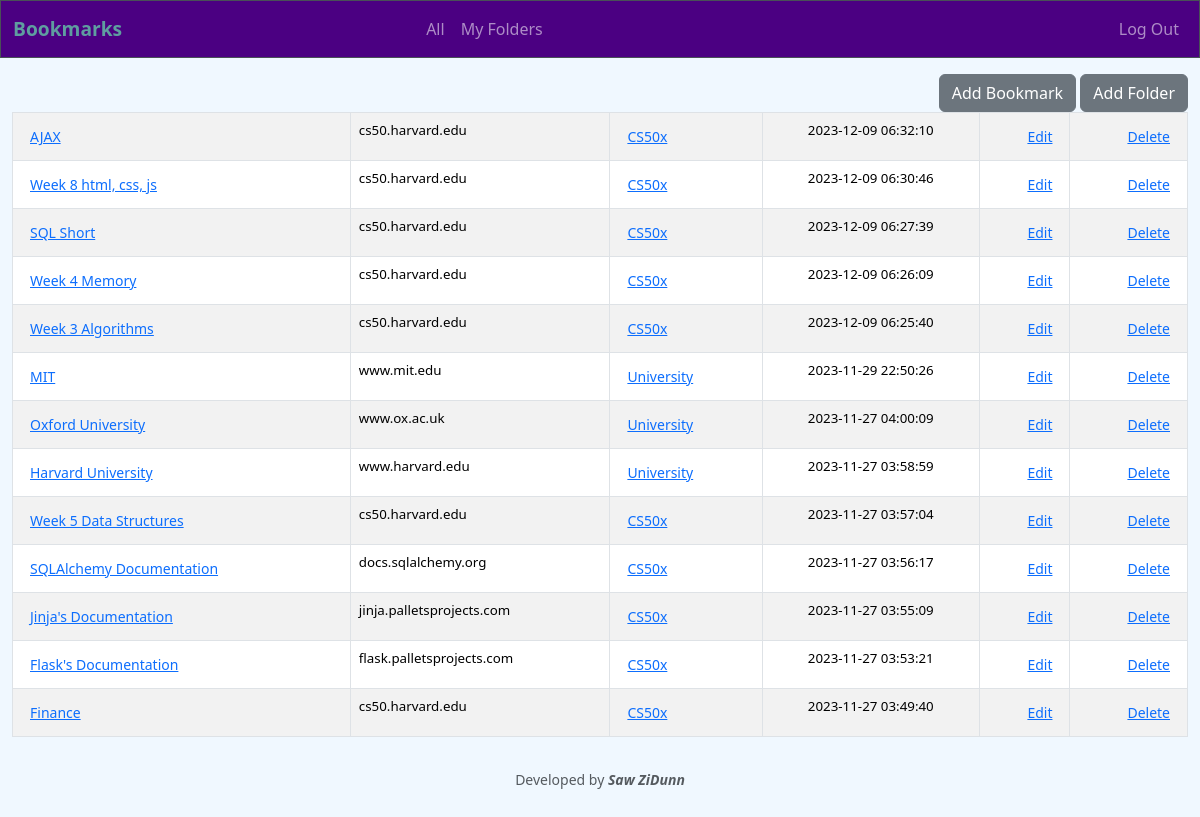
Before: / (signed in) with the older database file.
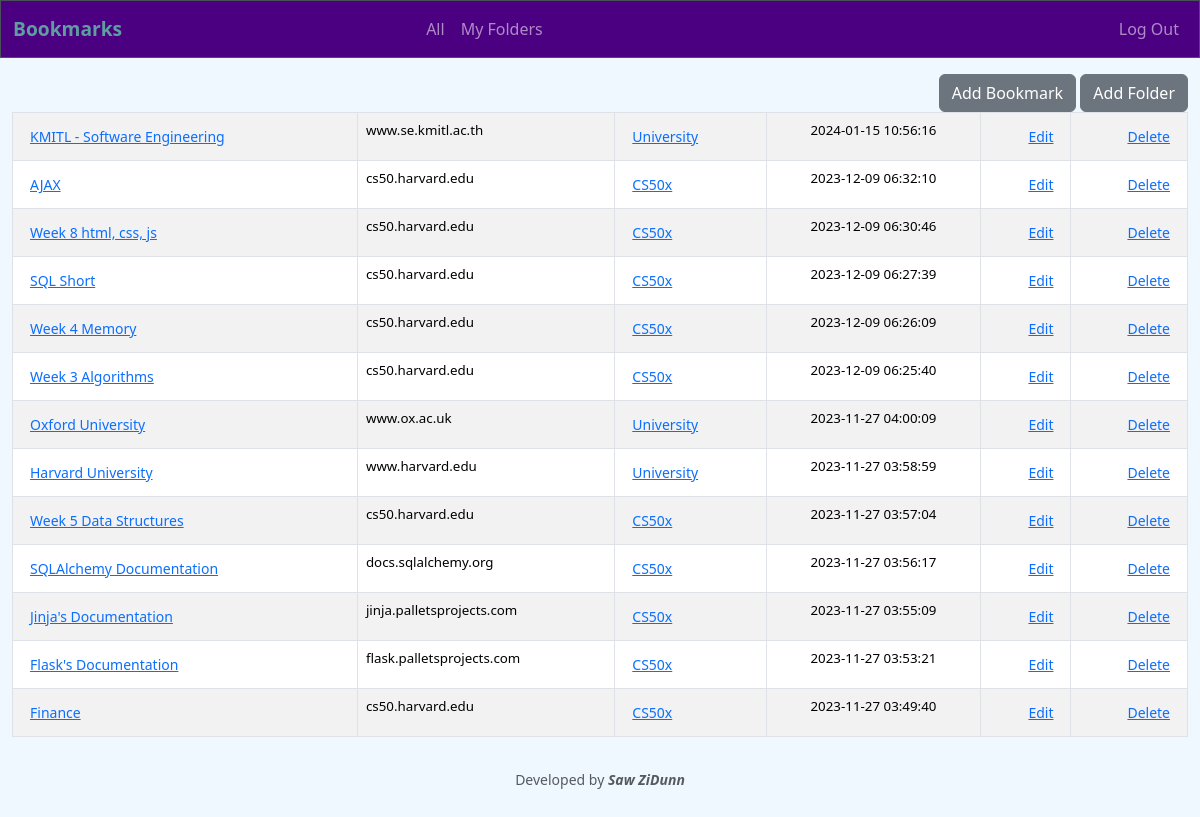
After: the same page with the newer database file.
### tables this page shows
CREATE TABLE bookmarks (
    id INTEGER PRIMARY KEY AUTOINCREMENT NOT NULL,
    name TEXT NOT NULL,
    url TEXT NOT NULL,
    folder_id INTEGER DEFAULT NULL,
    user_id INTEGER NOT NULL,
    time DATETIME NOT NULL,
    FOREIGN KEY (folder_id) REFERENCES folders(id),
    FOREIGN KEY (user_id) REFERENCES users(id)
);

CREATE TABLE folders ( id INTEGER PRIMARY KEY AUTOINCREMENT,
    user_id INTEGER NOT NULL,
    name TEXT NOT NULL,
    time DATETIME NOT NULL,
    FOREIGN KEY (user_id) REFERENCES users(id)
);

### app.py (the view)
@app.route("/", methods=["GET", "POST"])
@login_required
def index():
    bookmarks: list = db.execute(
        "SELECT name, url, id, folder_id, time FROM bookmarks WHERE user_id=? ORDER BY time DESC",
        session["user_id"])
    for dic in bookmarks:
        dic["folder_name"] = db.execute("SELECT name FROM folders WHERE id=? and user_id=?", dic["folder_id"], session["user_id"])[0]["name"]
        del dic['folder_id']
    if request.form.get("specific"):
        bookmarks = [bookmark for bookmark in bookmarks if bookmark["folder_name"] == request.form.get("specific")]
    return render_template("index.html", bookmarks=bookmarks)

### app.py (called while the page is built)
@app.after_request
def after_request(response):
    response.headers["Cache-Control"] = "no-cache, no-store, must-revalidate"
    response.headers["Expires"] = 0
    response.headers["Pragma"] = "no-cache"
    return response

### helpers.py (called while the page is built)
def login_required(f):
    @wraps(f)
    def decorated_function(*args, **kwargs):
        if session.get("user_id") is None:
            return redirect("/login")
        return f(*args, **kwargs)
    return decorated_function

def shorten_url(long_url):
    pattern = re.compile(r'(?:https?://)?([a-zA-Z0-9.-]+)')
    match = pattern.match(long_url)
    base_home_page = match.group(1) if match else None
    return base_home_page

### templates/index.html (shortened to what this page needs)
{% extends "layout.html" %} {% block title %} Index {% endblock %} {% block main
%}
<table class="table table-striped table-bordered" style="font-size: smaller">
    <tbody>
        {% for bookmark in bookmarks %}
        <tr>
            <td class="text-start">
                <button
                    class="btn btn-link btn-sm"
                    onclick="goto('{{ bookmark.url }}')"
                >
                    {{ bookmark.name }}
                </button>
            </td>
            <td class="text-start">{{ bookmark.url|shorten_url }}</td>
            <td class="text-start">
                <form action="/" method="post">
                    <button class="btn btn-link btn-sm" type="submit">
                        {{ bookmark.folder_name }}
                    </button>
                </form>
            </td>
            <td>{{ bookmark.time }}</td>
            <td class="text-end">
                <button
                    type="button"
                    data-bs-toggle="modal"
                    data-bs-target="#edit_bookmark_{{ loop.index }}"
                    class="btn btn-link btn-sm"
                >
                    Edit
                </button>
            </td>
            <td class="text-end">
                <button
                    type="button"
                    data-bs-toggle="modal"
                    data-bs-target="#delete_bookmark_{{ loop.index }}"
                    class="btn btn-link btn-sm"
                >
                    Delete
                </button>
            </td>
        </tr>
        {% endfor %}
    </tbody>
</table>
{% endblock %}

### templates/layout.html (shortened to what this page needs)
<!DOCTYPE html>
<html lang="en">
    <head>
        <link
            href="https://cdn.jsdelivr.net/npm/bootstrap@5.3.2/dist/css/bootstrap.min.css"
            rel="stylesheet"
        />
        <link href="/static/style.css" rel="stylesheet" />
    </head>
    <body>
        <nav
            class="border navbar navbar-expand-md navbar-light"
            style="background-color: indigo"
            data-bs-theme="dark"
        >
            <div class="container-fluid">
                <a class="navbar-brand" href="/"
                    ><b class="blue">Bookmarks</b></a
                >
                <div class="collapse navbar-collapse" id="navbar">
                    {% if session["user_id"] %}
                    <ul class="navbar-nav mx-auto">
                        <li class="nav-item">
                            <a class="nav-link" href="/">All</a>
                        </li>
                        <li class="nav-item">
                            <a class="nav-link" href="/folders">My Folders</a>
                        </li>
                    </ul>
                    <ul class="navbar-nav ms-auto">
                        <li class="nav-item">
                            <a class="nav-link" href="/logout">Log Out</a>
                        </li>
                    </ul>
                    {% else %}
                    <ul class="navbar-nav ms-auto">
                        <li class="nav-item">
                            <a class="nav-link" href="/login">Log In</a>
                        </li>
                    </ul>
                    {% endif %}
                </div>
            </div>
        </nav>
        <main class="container-fluid py-3 text-center">
            <div class="text-end">
                <a href="/add_bookmark"
                    ><button type="button" class="btn btn-secondary">
                        Add Bookmark
                    </button></a
                >
                <button
                    type="button"
                    class="btn btn-secondary"
                    data-bs-toggle="modal"
                    data-bs-target="#add_folder"
                >
                    Add Folder
                </button>
            </div>
            {% block main %}{% endblock %}
        </main>
        <footer class="mb-5 small text-center text-muted">
            Developed by <b><i>Saw ZiDunn</i></b>
        </footer>
    </body>
</html>

### static/style.css (style rules this page uses)
body { background-color: aliceblue; }
nav .navbar-brand { font-size: larger; }
nav .navbar-brand .blue { color: cadetblue; }

Changed rows visible on the page:
removed bookmarks: name "MIT", url|shorten_url "www.mit.edu", folder_name "University", time "2023-11-29 22:50:26"
added bookmarks: name "KMITL - Software Engineering", url|shorten_url "www.se.kmitl.ac.th", folder_name "University", time "2024-01-15 10:56:16"
